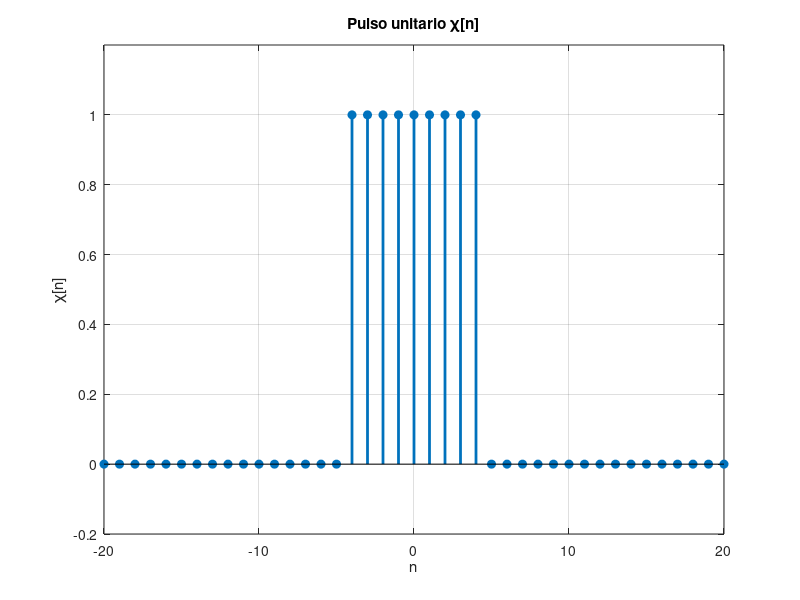

Here is the MATLAB script that generated this plot:
% Pulso unitario ⊓[n] en Octave (variable discreta)

n = -20:20; % Vector de índices discretos
p = double(abs(n) < 5); % Pulso unitario: 1 si |n|<5, 0 cc

figure;
stem(n, p, 'filled', 'LineWidth', 2);
xlabel('n');
ylabel('\chi[n]');
title('Pulso unitario \chi[n]');
grid on;
axis([-20 20 -0.2 1.2]);